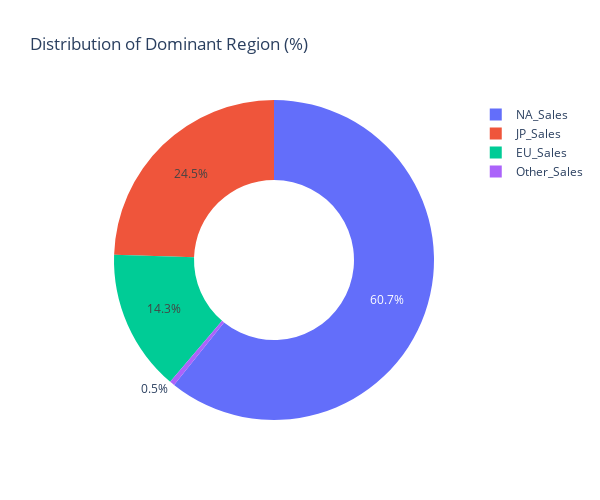

This figure's notebook cell:
### Code cell
# Which region dominates game sales most often?
# (Pie(donut): Dominant_Region distribution)

Dominant_Region_dist = (
    vgsales['Dominant_Region']
    .value_counts(normalize=True)
    .mul(100)
    .round(1)
    .reset_index()
)
Dominant_Region_dist.columns = ['Region', 'Percentage']

px.pie(
    data_frame=Dominant_Region_dist,
    names='Region',
    values='Percentage',
    title='Distribution of Dominant Region (%)',
    hole=0.5,
    width=600,
    height=500

)

### Figure 1 — Plotly figure (JSON) as saved in the notebook; plotly's stock layout.template omitted (floating-point values rounded to 4 significant figures)
{"data": [{"domain": {"x": [0, 1], "y": [0, 1]}, "hole": 0.5, "hovertemplate": "Region=%{label}<br>Percentage=%{value}<extra></extra>", "labels": ["NA_Sales", "JP_Sales", "EU_Sales", "Other_Sales"], "legendgroup": "", "name": "", "showlegend": true, "type": "pie", "values": [60.8, 24.5, 14.3, 0.5]}], "layout": {"height": 500, "legend": {"tracegroupgap": 0}, "title": {"text": "Distribution of Dominant Region (%)"}, "width": 600}}
